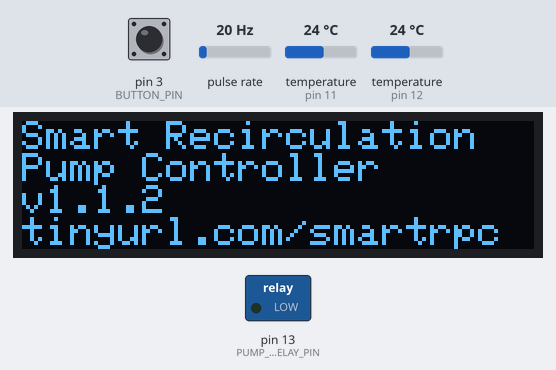
Simulated run of this sketch. Board: Arduino Uno, built with avr-gcc and run on an emulated ATmega328P. On the bench: 128×32 one-colour display, switched loads named in the sketch (green lamp = pin HIGH). Wiring (inferred from the names in the program): pulse sensor: data pin 2. The test bench sets the inputs (shaded band); at power-on: pin 3 (BUTTON_PIN) HIGH, pulse rate 20 Hz, temperature (sensors on pin 11, pin 12) 24 °C.

Above: at 1.2 s.
1.3 s: pin 3 (BUTTON_PIN) pulled LOW for 0.15 s
At 2.9 s:
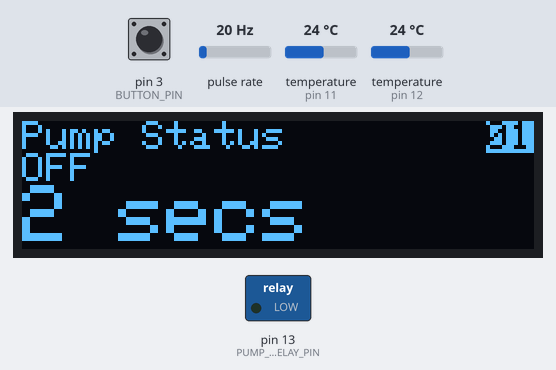
7.0 s: pin 3 (BUTTON_PIN) pulled LOW for 1 s
At 7.6 s:
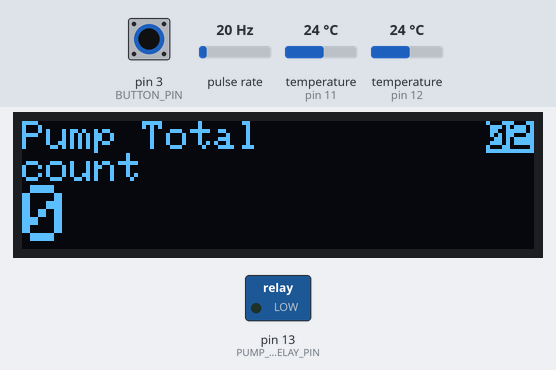
10.2 s: pin 3 (BUTTON_PIN) pulled LOW for 0.15 s
At 10.8 s:
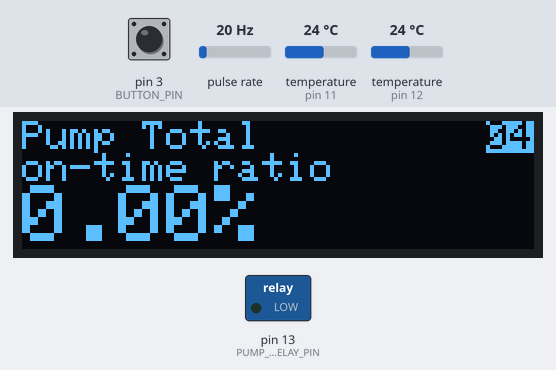
13.3 s: pin 3 (BUTTON_PIN) pulled LOW for 3.2 s
At 14.0 s:
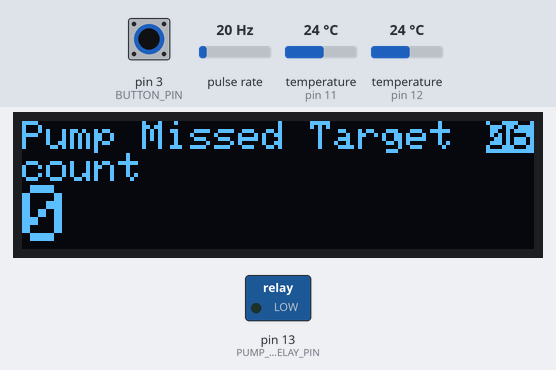
19.5 s: pin 3 (BUTTON_PIN) pulled LOW for 0.15 s
At 20.4 s:
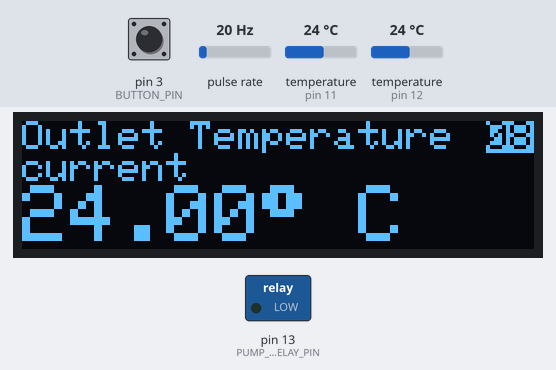
22.6 s: pin 3 (BUTTON_PIN) pulled LOW for 1 s
At 23.7 s:
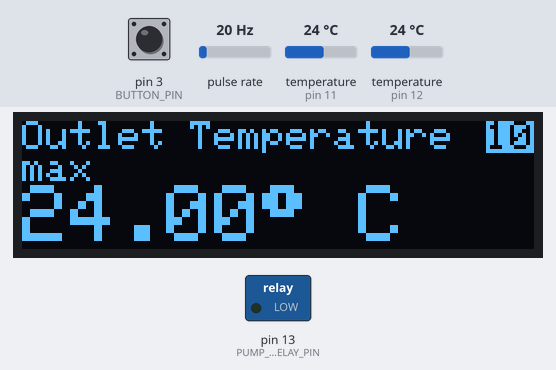
Timing chart, 0 to 25.6 s (numbered marks = the images above; inputs shaded):
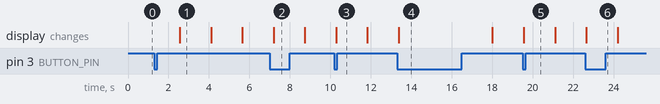

The sketch:

recirculation-pump-controller.ino
```cpp
#include <SPI.h>
#include <Wire.h>
#include <Adafruit_GFX.h>
#include <Adafruit_SSD1306.h>

#include "TemperatureSensor.h"
#include "FlowSensor.h"
#include "PowerRelay.h"
#include "Button.h"
#include "Menu.h"

#define FLOW_SENSOR_PIN                  2
#define BUTTON_PIN                       3
#define OUTLET_TEMPERATURE_SENSOR_PIN   11
#define RETURN_TEMPERATURE_SENSOR_PIN   12
#define PUMP_POWER_RELAY_PIN            13
#define SENSORS_READING_FREQUENCY_HZ     1
#define OLED_SCREEN_WIDTH              128
#define OLED_SCREEN_HEIGHT              32
#define OLED_RESET                       4
#define OLED_TIMEOUT                300000 //  5 minutes
#define MAX_TEMP_DIFF                    6 //  (Celsius)
#define MIN_TEMP_DIFF                    3 //  (Celsius)
#define MIN_PUMP_OFF_DURATION       180000 //  3 minutes
#define MIN_PUMP_ON_DURATION        300000 //  5 minutes
#define MAX_PUMP_ON_DURATION        600000 // 10 minutes

TemperatureSensor outletTemperatureSensor(OUTLET_TEMPERATURE_SENSOR_PIN);
TemperatureSensor returnTemperatureSensor(RETURN_TEMPERATURE_SENSOR_PIN);
FlowSensor flowSensor(FLOW_SENSOR_PIN);
PowerRelay pumpPowerRelay(PUMP_POWER_RELAY_PIN);
Adafruit_SSD1306 display(OLED_SCREEN_WIDTH, OLED_SCREEN_HEIGHT, &Wire, OLED_RESET);
boolean displayOn = true;
Button button(BUTTON_PIN);
Menu menu(&display);
unsigned long lastSensorsReadingTime;
unsigned int missedTempTargetCount = 0;
unsigned long totalWarmPulses = 0;

void flowSensorIsr() {
  flowSensor.isr();
}

void buttonIsr() {
  button.isr();
}

void displayPumpLastChange()            { displaySeconds(millis() - pumpPowerRelay.getLastToggleTimestamp()); }
void displayPumpTotalOnCount()          { display.print(pumpPowerRelay.getTotalOnCount()); }
void displayPumpTotalOnTime()           { displayMinutes(pumpPowerRelay.getTotalOnDuration()); }
void displayPumpTotalOnTimeRatio()      { displayPercentage(float(pumpPowerRelay.getTotalOnDuration()) / millis()); };
void displayPumpTotalAverageOnTime()    { displayMinutes(pumpPowerRelay.getTotalOnCount() == 0? 0 : pumpPowerRelay.getTotalOnDuration() / float(pumpPowerRelay.getTotalOnCount())); }
void displayPumpMissedTargetCount()     { display.print(missedTempTargetCount); }
void displayTemperatureDifference()     { displayTemperature(outletTemperatureSensor.getLastTemperature() - returnTemperatureSensor.getLastTemperature()); }
void displayOutletTemperatureCurrent()  { displayTemperature(outletTemperatureSensor.getLastTemperature()); }
void displayOutletTemperatureMin()      { displayTemperature(outletTemperatureSensor.getMinTemperature()); }
void displayOutletTemperatureMax()      { displayTemperature(outletTemperatureSensor.getMaxTemperature()); }
void displayReturnTemperatureCurrent()  { displayTemperature(returnTemperatureSensor.getLastTemperature()); }
void displayReturnTemperatureMin()      { displayTemperature(returnTemperatureSensor.getMinTemperature()); }
void displayReturnTemperatureMax()      { displayTemperature(returnTemperatureSensor.getMaxTemperature()); }
void displayCurrentFlowRate()           { displayGpm(flowSensor.getLastGpm()); }
void displayCurrentFlowDuration()       { displaySeconds(flowSensor.getCurrentFlowTimeMillis()); }
void displayCurrentFlowVolume()         { displayGallons(flowSensor.getCurrentFlowPulses()); }
void displayTotalFlowCount()            { display.print(flowSensor.getTotalFlowCount()); }
void displayTotalFlowDuration()         { displayMinutes(flowSensor.getTotalFlowMillis()); }
void displayTotalFlowVolume()           { displayGallons(flowSensor.getTotalFlowPulses()); }
void displayWarmFlowRatio()             { displayPercentage(flowSensor.getTotalFlowPulses() == 0? 0 : totalWarmPulses / float(flowSensor.getTotalFlowPulses())); }

MenuItem menuItems[] = {
  {"Smart Recirculation\nPump Controller\nv1.1.2", "tinyurl.com/smartrpc", NULL},
  {"Pump Status", pumpPowerRelay.isOn()? "ON" : "OFF", displayPumpLastChange},
  {"Pump Total", "count", displayPumpTotalOnCount},
  {"Pump Total", "on-time", displayPumpTotalOnTime},
  {"Pump Total", "on-time ratio", displayPumpTotalOnTimeRatio},
  {"Pump Total", "average on-time", displayPumpTotalAverageOnTime},
  {"Pump Missed Target", "count", displayPumpMissedTargetCount },
  {"Temperature Diff", NULL, displayTemperatureDifference},
  {"Outlet Temperature", "current", displayOutletTemperatureCurrent},
  {"Outlet Temperature", "min", displayOutletTemperatureMin},
  {"Outlet Temperature", "max", displayOutletTemperatureMax},
  {"Return Temperature", "current", displayReturnTemperatureCurrent},
  {"Return Temperature", "min", displayReturnTemperatureMin},
  {"Return Temperature", "max", displayReturnTemperatureMax},
  {"Current Flow", "rate (\xF1 10%)", displayCurrentFlowRate},
  {"Current Flow", "duration", displayCurrentFlowDuration},
  {"Current Flow", "volume (\xF1 10%)", displayCurrentFlowVolume},
  {"Total Flow", "count", displayTotalFlowCount},
  {"Total Flow", "duration", displayTotalFlowDuration},
  {"Total Flow", "volume (\xF1 10%)", displayTotalFlowVolume},
  {"Warm Flow", "ratio", displayWarmFlowRatio},
};

void setup() {
  Serial.begin(9600);

  // set up temperature sensors
  outletTemperatureSensor.begin();
  returnTemperatureSensor.begin();

  // set up flow sensor
  flowSensor.begin(flowSensorIsr);

  // set up the pump relay
  pumpPowerRelay.begin();

  // set up to button
  button.onInterrupt(buttonIsr);
  button.onPressed(onButtonPressed);

  // set up display
  if(!display.begin(SSD1306_SWITCHCAPVCC, 0x3C)) {
    Serial.println(F("SSD1306 allocation failed. Can't set up the display. Aborting setup."));
    for(;;); // Don't proceed, loop forever
  }
  display.clearDisplay();

  // set up the menu
  menu.configure(menuItems, (sizeof(menuItems) / sizeof(MenuItem)));
}

void loop() {
  const unsigned long now = millis();
  const unsigned long timeSinceLastReading = now - lastSensorsReadingTime;
  if (timeSinceLastReading >= (1000 / SENSORS_READING_FREQUENCY_HZ)) {
    lastSensorsReadingTime = now;

    // read temperature sensors
    const float outletTemperature = outletTemperatureSensor.readTemperature();
    const float returnTemperature = returnTemperatureSensor.readTemperature();
    // TODO: check for temperature errors
    const float tempDiff = outletTemperature - returnTemperature;

    // read flow sensor
    const boolean isFlowing = flowSensor.read(timeSinceLastReading);

    const unsigned long timeSinceLastPumpToggle = now - pumpPowerRelay.getLastToggleTimestamp();

    if (
      isFlowing &&                                              // if the water is flowing AND
      tempDiff >= MAX_TEMP_DIFF &&                              // the temperature difference is too large AND
      !pumpPowerRelay.isOn() &&                                 // the pump is not already on AND
      timeSinceLastPumpToggle >= MIN_PUMP_OFF_DURATION          // the pump has not run too recently
      ) {
      pumpPowerRelay.on();
    } else if (
      pumpPowerRelay.isOn() &&                                  // if the pump is currently on AND
      (
        timeSinceLastPumpToggle >= MAX_PUMP_ON_DURATION ||      // it has either been running too long OR
        (
          tempDiff <= MIN_TEMP_DIFF &&                          // we have already reached the required temperature AND
          (
            timeSinceLastPumpToggle >= MIN_PUMP_ON_DURATION ||  // the pump has either been running long enough OR
            flowSensor.isFlowing()                              // the water is flowing
          )
        )
      )) {
      pumpPowerRelay.off();
      // record how many times we timed out before we reached the temperature target
      if (timeSinceLastPumpToggle >= MAX_PUMP_ON_DURATION) {
        missedTempTargetCount++;
      }
    }

    // if the water is flowing and it's warm enough
    if (isFlowing && tempDiff <= MIN_TEMP_DIFF) {
      totalWarmPulses += flowSensor.getLastPulses();
    }
  }

  button.read();
  if (displayOn) {
    menu.show();
    turnOffDisplayOnInactivity();
  }
}

void onButtonPressed() {
  if (displayOn) {
    menu.next();
  } else {
    display.ssd1306_command(SSD1306_DISPLAYON);
    displayOn = true;
  }
}

void turnOffDisplayOnInactivity() {
  if (displayOn && millis() - button.getLastPressedAtTimestamp() > OLED_TIMEOUT) {
    display.ssd1306_command(SSD1306_DISPLAYOFF);
    displayOn = false;
  }
}

void displayTemperature(float temperature) {
  display.print(temperature);
  display.print("\xF8 C");
}

void displayGpm(float gpm) {
  if (gpm > 0) {
    display.print(gpm);
    display.print("gpm");
  } else {
    display.print("n/a");
  }
}

void displaySeconds(unsigned long durationMillis) {
  if (durationMillis > 0) {
    display.print(durationMillis / 1000);
    display.print(" secs");
  } else {
    display.print("n/a");
  }
}

void displayMinutes(unsigned long durationMillis) {
  if (durationMillis > 0) {
    display.print(durationMillis / 60000);
    display.print(" mins");
  } else {
    display.print("n/a");
  }
}

void displayGallons(unsigned long pulses) {
  display.print(flowSensor.pulsesToGallons(pulses));
  display.print(" gal");
}

void displayPercentage(float fraction) {
  display.print(fraction * 100.00f);
  display.print('%');
}
```

Button.cpp
```cpp
#include "Button.h"

#define BUTTON_DEBOUNCE_MILLIS 50UL

Button::Button(byte pin) {
  this->pin = pin;
}

void Button::onInterrupt(void (*buttonIsr)(void)) {
  pinMode(pin, INPUT_PULLUP);
  attachInterrupt(digitalPinToInterrupt(pin), buttonIsr, CHANGE);
}

void Button::onPressed(void (*onPressedCallback)(void)) {
  this->onPressedCallback = onPressedCallback;
}

boolean Button::read() {
  noInterrupts();
  const boolean lastPressed = pressed;
  if (lastPressed) {
    pressed = false;
  }
  interrupts();
  if (lastPressed && onPressedCallback) {
    onPressedCallback();
  }
  return lastPressed;
}

unsigned long Button::getLastPressedAtTimestamp() {
  noInterrupts();
  unsigned long v = lastPressedAtTimestamp;
  interrupts();
  return v;
}

void Button::isr() {
  unsigned long now = millis();
  if (now - lastPressedAtTimestamp > BUTTON_DEBOUNCE_MILLIS) {
    lastPressedAtTimestamp = now;
    pressed = true;
  }
}
```

Button.h
```cpp
#ifndef BUTTON_H
#define BUTTON_H

#include <Arduino.h>

class Button {

  private:
    byte pin;
    void (*onPressedCallback)(void);
    volatile unsigned long lastPressedAtTimestamp = 0;
    volatile boolean pressed = false;


  public:
    Button(byte pin);
    void onInterrupt(void (*buttonIsr)(void));
    void onPressed(void (*onPressedCallback)(void));
    unsigned long getLastPressedAtTimestamp();
    void isr();
    boolean read();
};

#endif
```

FlowSensor.cpp
```cpp
#include "FlowSensor.h"

FlowSensor::FlowSensor(byte pin) {
  this->pin = pin;
}

void FlowSensor::begin(void (*isr)(void)) {
  pinMode(pin, INPUT);
  digitalWrite(pin, HIGH);
  attachInterrupt(digitalPinToInterrupt(pin), isr, FALLING);
}

void FlowSensor::isr() {
  pulses++;
}

boolean FlowSensor::read(unsigned long period) {
  noInterrupts();
  lastPulses = pulses;
  pulses = 0;
  interrupts();
  lastPeriodMillis = period;
  if (lastPulses > 0) {
    currentFlowPulses += lastPulses;
    currentFlowTimeMillis += period;
    // if we've crossed the minimum pulses to detect a flow
    if (currentFlowPulses >= FLOW_SENSOR_MIN_PULSES_FOR_FLOW_DETECTION) {
      // if this is the first time we've detected this flow
      if (!currentFlowDetected) {
        currentFlowDetected = true;
        totalFlowCount++;                             // count this flow
        totalPulses += currentFlowPulses;             // record the accumulated pulses for the current flow
        totalFlowTimeMillis += currentFlowTimeMillis; // record the accumulated time for the current flow
      } else {
        totalPulses += lastPulses;                    // record the last pulses reported
        totalFlowTimeMillis += period;                // record the last period
      }
    }
  } else { // there is no flow
    // reset all accumulated stats for the current flow
    currentFlowPulses = 0;
    currentFlowTimeMillis = 0;
    currentFlowDetected = false;
  }
  return currentFlowDetected;
}

byte FlowSensor::getLastPulses() {
  return lastPulses;
}

float FlowSensor::getLastGpm() {
  return lastPulses == 0 || lastPeriodMillis == 0? 0.0 : pulsesToGallons(lastPulses * (60000.0f / float(lastPeriodMillis)));
}

boolean FlowSensor::isFlowing() {
  return currentFlowDetected;
}

unsigned long FlowSensor::getCurrentFlowPulses() {
  return currentFlowPulses;
}

unsigned long FlowSensor::getCurrentFlowTimeMillis() {
  return currentFlowTimeMillis;
}

unsigned long FlowSensor::getTotalFlowPulses() {
  return totalPulses;
}

unsigned long FlowSensor::getTotalFlowMillis() {
  return totalFlowTimeMillis;
}

unsigned long FlowSensor::getTotalFlowCount() {
  return totalFlowCount;
}

float FlowSensor::pulsesToGallons(unsigned long pulses) {
  return pulses / float(FLOW_SENSOR_PULSES_PER_GALLON);
}
```

FlowSensor.h
```cpp
#ifndef FLOW_SENSOR_H
#define FLOW_SENSOR_H
#define FLOW_SENSOR_PULSES_PER_GALLON 1840
#define FLOW_SENSOR_MIN_PULSES_FOR_FLOW_DETECTION 20

#include <Arduino.h>

class FlowSensor {

  private:
    byte pin;
    volatile byte pulses = 0;
    byte lastPulses = 0;
    unsigned long lastPeriodMillis = 0;
    boolean currentFlowDetected = false;
    unsigned long currentFlowPulses = 0; // gets reset any time the flow stops
    unsigned long currentFlowTimeMillis = 0; // gets reset any time the flow stops
    unsigned long totalPulses = 0;
    unsigned long totalFlowTimeMillis = 0;
    unsigned long totalFlowCount = 0;

  public:

    /**
     * Constructor. Requires an interrupt hanlder to be configured separately. See onPulse() below.
     *
     * @param pin the pin this sensor will read from.
     */
    FlowSensor(byte pin);

    /**
     * Setup initializer.
     */
    void begin(void (*isr)(void));

    /**
     * To be called by an interrupt handler routine whenever this sensor is FALLING.
     */
    void isr();

    /**
     * Call to read this sensor. This method needs to be invoked periodically in order for the sensor to work accurately.
     * At 1HZ, this sensor will be able to support flows up to ~11 gpm.
     *
     * @param  period time in millis since the this sensor was last read.
     * @return true if a flow is detected at this sensor and false otherwise.
     */
    boolean read(unsigned long period);

    /**
     * Check if this sensor is flowing. Only significant flow is reported (>= 1s) in order to ignore sensor noise.
     *
     * @return true if a flow is detected at this sensor and false otherwise.
     */
    boolean isFlowing();

    /**
     * Get the number of pulses since the last time this sensor was read.
     * This number may include sensor noise, so values > 0 do not reliably indicate if the flow has been detected.
     *
     * @return the number of pulses since the last time this sensor was read.
     */
    byte getLastPulses();


    float getLastGpm();

    /**
     * Get the number of pulses since the last detected flow started.
     *
     * @return the number of pulses since the last detected flow started.
     */
    unsigned long getCurrentFlowPulses();

    /**
     * Get the time duration since the last detected flow started.
     *
     * @return the time duration since the last detected flow started, in millis.
     */
    unsigned long getCurrentFlowTimeMillis();

    /**
     * Get the total number of pulses detected (excluding noise) since this sensor was initialized.
     *
     * @return the total number of pulses detected (excluding noise) since this sensor was initialized.
     */
    unsigned long getTotalFlowPulses();

    /**
     * Get the total time duration when flow was detected at this sensor (excluding noise).
     *
     * @return the total time duration when flow was detected at this sensor (excluding noise).
     */
    unsigned long getTotalFlowMillis();

    /**
     * Get the total number of times any continuous flow (excluding noise) was detected at this sensor.
     *
     * @return the total number of times any continuous flow (excluding noise) was detected at this sensor. Each continuous flow is counted only once.
     */
    unsigned long getTotalFlowCount();

    /**
     * Convert the number of pulses to gallons.
     * @param pulses the pulses to convert.
     * @return gallons-equivalent.
     */
    float pulsesToGallons(unsigned long pulses);
};

#endif
```

Menu.cpp
```cpp
#include "Menu.h"

Menu::Menu(Adafruit_SSD1306 *display) {
  this->display = display;
}

void Menu::configure(MenuItem *menuItems, byte menuItemsCount) {
  this->menuItems = menuItems;
  this->menuItemsCount = menuItemsCount;
}

void Menu::next() {
  selection++;
  if (selection == menuItemsCount) {
    selection = 0;
  }
}

void Menu::show() {
  if (!display || !menuItems) {
    return;
  }
  display->clearDisplay();
  display->setTextColor(SSD1306_WHITE);
  display->cp437(true);
  display->setCursor(0, 0);
  MenuItem menuItem = menuItems[selection];
  display->setTextSize(1);
  display->println(menuItem.header1);
  display->println(menuItem.header2);
  display->setTextSize(2);
  if (menuItem.displayValueFn) {
    display->setTextSize(2);
    menuItem.displayValueFn();
  }
  if (selection > 0) {
    display->setTextSize(1);
    display->setCursor(display->width() - 12, 0);
    display->setTextColor(SSD1306_BLACK, SSD1306_WHITE);
    if (selection < 10) {
      display->print(0);
    }
    display->print(selection);
  }
  display->display();
}
```

Menu.h
```cpp
#ifndef MENU_H
#define MENU_H

#include <Arduino.h>
#include <Adafruit_SSD1306.h>

typedef struct {
  const char *header1;
  const char *header2;
  void (*displayValueFn)(void);
} MenuItem;

class Menu {

  private:
    MenuItem *menuItems;
    byte menuItemsCount;
    Adafruit_SSD1306 *display;
    byte selection;

  public:
    Menu(Adafruit_SSD1306 *display);
    void configure(MenuItem *menuItems, byte menuItemsCount);
    void next();
    void show();
};

#endif
```

PowerRelay.h
```cpp
#ifndef POWER_RELAY_H
#define POWER_RELAY_H

#include <Arduino.h>

class PowerRelay {

  private:
    byte pin;
    boolean onState = false;
    unsigned int totalOnCount = 0;
    unsigned long totalOnDuration = 0;
    unsigned long lastToggleTimestamp = 0;

  public:
    PowerRelay(byte pin);
    void begin();
    boolean isOn();
    void on();
    void off();
    unsigned int getTotalOnCount();
    unsigned long getTotalOnDuration();
    unsigned long getLastToggleTimestamp();
};

#endif
```

Source omitted: PowerRelay.cpp (811 bytes), TemperatureSensor.cpp (711 bytes), TemperatureSensor.h (492 bytes)

Measured:
- after the input at 1.3 s, the display: changes after 1.3 s (image 1)
- after the input at 7.0 s, the display: changes after 0.20 s (image 2)
- after the input at 10.2 s, the display: changes after 0.09 s (image 3)
- after the input at 13.3 s, the display: changes after 0.08 s (image 4)
- after the input at 19.5 s, the display: changes after 0.06 s (image 5)
- after the input at 22.6 s, the display: changes after 0.05 s (image 6)
- what the display in image 1 shows lasts 1.5 s, from 2.6 s to 4.1 s
